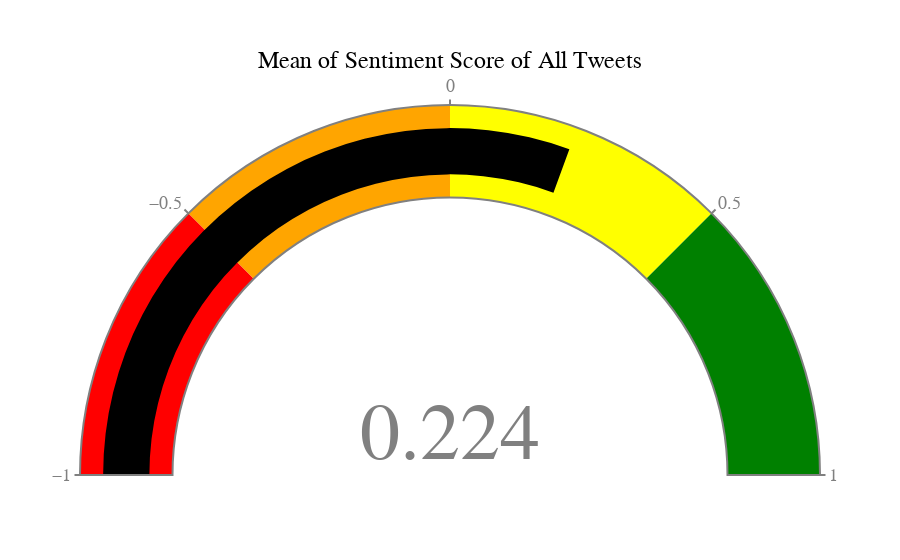

The cell this chart's notebook holds for it:
### Code cell
fig = go.Figure(go.Indicator(
    domain={'x': [0, 1], 'y': [0, 1]},
    
    value= Mean_Sentiment_Score,
    mode="gauge+number",
    title = {'text': "Mean of Sentiment Score of All Tweets", 'font': {'size': 24, 'color': "black", 'family': "Times New Roman"}},
    gauge={'axis': {'range': [-1, 1], 'tickwidth': 2, 'tickcolor': "gray"},
            'bar': {'color': "black"},
            'bordercolor': "gray",
            'borderwidth': 2,
            'bgcolor': "white",
           'steps': [
               {'range': [-1, -0.5], 'color': "red"},
               {'range': [-0.5, 0], 'color': "orange"},
               {'range': [0, 0.5], 'color': "yellow"},
               {'range': [0.5, 1], 'color': "green"}],
           }))
fig.update_layout(font = {'color': "gray", 'family': "Times New Roman", 'size':18})

fig.show()

### Figure 1 — Plotly figure (JSON) as saved in the notebook; plotly's stock layout.template omitted (floating-point values rounded to 4 significant figures)
{"data": [{"domain": {"x": [0, 1], "y": [0, 1]}, "gauge": {"axis": {"range": [-1, 1], "tickcolor": "gray", "tickwidth": 2}, "bar": {"color": "black"}, "bgcolor": "white", "bordercolor": "gray", "borderwidth": 2, "steps": [{"color": "red", "range": [-1, -0.5]}, {"color": "orange", "range": [-0.5, 0]}, {"color": "yellow", "range": [0, 0.5]}, {"color": "green", "range": [0.5, 1]}]}, "mode": "gauge+number", "title": {"font": {"color": "black", "family": "Times New Roman", "size": 24}, "text": "Mean of Sentiment Score of All Tweets"}, "type": "indicator", "value": 0.2236}], "layout": {"font": {"color": "gray", "family": "Times New Roman", "size": 18}}}
